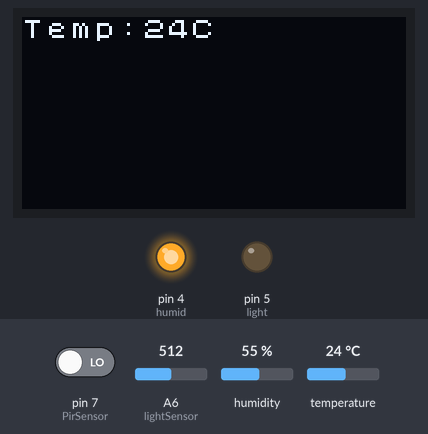
A sketch run on a simulated Arduino Nano, built with avr-gcc and run on an emulated ATmega328P. Parts: 128×64 one-colour display, output pins drawn as LEDs (lit = HIGH). Inputs (shaded band) come from the test bench; at power-on: temperature 24 °C, A6 (lightSensor) = 512, humidity 55 %, pin 7 (PirSensor) LOW.

Above: at 1.2 s.
1.3 s: temperature set to 12 °C
At 2.8 s:
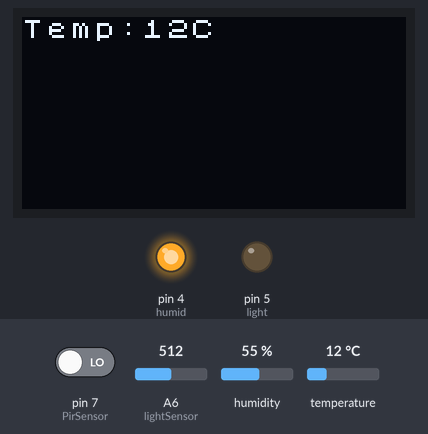
3.6 s: A6 (lightSensor) set to 337
5.1 s: A6 (lightSensor) set to 309
At 6.0 s:
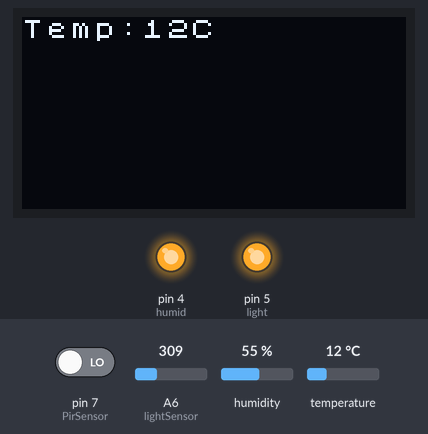
6.7 s: humidity set to 59 %
10.1 s: humidity set to 62 %
At 12.3 s:
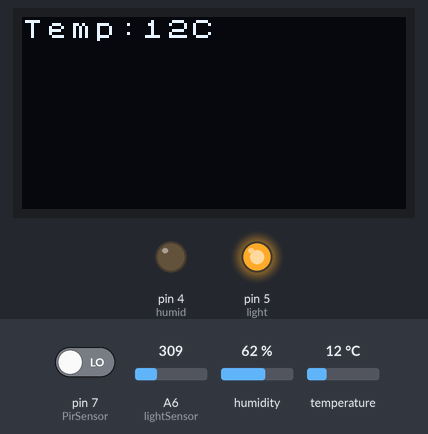
12.6 s: A6 (lightSensor) set to 511
At 13.6 s:
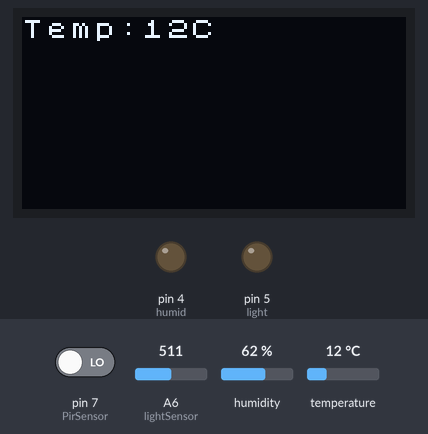
Timing chart, 0 to 15.2 s (numbered marks = the images above; inputs shaded):
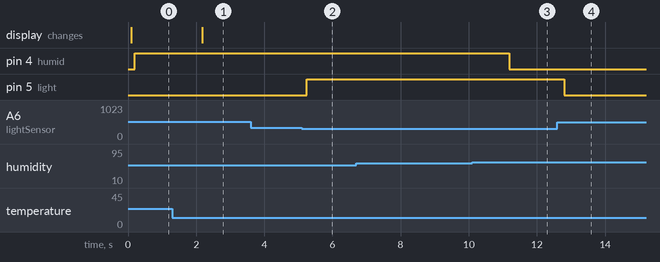

Measured:
- the behaviour switches between 325 and 324 on A6 (lightSensor) (found by bisection; images 1 and 2)
- the behaviour switches between 60 and 61 % on humidity (found by bisection; images 2 and 3)
- after the input at 1.3 s, the display: first changes after 0.88 s (image 1 shows a later state)
- after the input at 3.6 s, every drawn part: stays the same
- after the input at 5.1 s, pin 5 (light): LOW → HIGH after 0.14 s
- after the input at 6.7 s, every drawn part: stays the same
- after the input at 10.1 s, pin 4 (humid): HIGH → LOW after 1.1 s
- after the input at 12.6 s, pin 5 (light): HIGH → LOW after 0.19 s

The sketch:

smart_room.ino
```cpp
//codes are also imported from groove beginner kit.
//Temperature and Humidity Sensor
#include "DHT.h"
#include <Arduino.h>
#include <U8x8lib.h>

#define DHTPIN 3 // what pin we're connected to
#define DHTTYPE DHT11 // DHT 11
DHT dht(DHTPIN, DHTTYPE);
U8X8_SSD1306_128X64_ALT0_HW_I2C u8x8(/* reset=*/ U8X8_PIN_NONE);

//output (relay)
const int humid=4;//humidifier
const int light=5;//light source

//input (sensors)
const int lightSensor=A6;
const int PirSensor  =7;

//internal variables
int temperature,humidity;
int motion,lightvalue;

void setup() {
  pinMode(humid,OUTPUT);//initialize relay for humidifier
 pinMode(light,OUTPUT);//initialize relay for light source
 pinMode(lightSensor,INPUT);//initialize light sensor
 pinMode(PirSensor,INPUT);//initialize pir sensor
  Serial.begin(9600);
 dht.begin();
 u8x8.begin();
 u8x8.setPowerSave(0);
 u8x8.setFlipMode(1);
 }

void loop() {
 temperature = dht.readTemperature();
 humidity = dht.readHumidity();
 motion=digitalRead(PirSensor);
 lightvalue= map(analogRead(lightSensor), 0, 1023, 0, 255);
 printTemp();
 printHumidity();
 printLightandmotion();
 lightlogic();
 humidifierlogic();

}
void lightlogic(){
  if ((lightvalue<=80)&&(motion=HIGH)) {
    digitalWrite(light, HIGH);   // turn RElay ON
    delay(150);
    }else {
      digitalWrite(light, LOW); // turn LED OFF
  }
}
void humidifierlogic(){
  if (humidity<=60) {
    digitalWrite(humid, HIGH);   // turn RElay ON
    delay(150);
    }else {
      digitalWrite(humid, LOW); // turn LED OFF
  }
}

void printTemp(){
 u8x8.setFont(u8x8_font_chroma48medium8_r);
 u8x8.setCursor(0, 0);
 u8x8.print("Temp:");
 u8x8.print(temperature);
 u8x8.print("C");
 u8x8.refreshDisplay();
}
void printHumidity(){
 u8x8.setFont(u8x8_font_chroma48medium8_r);
 u8x8.setCursor(0,33);
 u8x8.print("Humidity:");
 u8x8.print(humidity);
 u8x8.print("%");
 u8x8.refreshDisplay();
}
void printLightandmotion(){
 u8x8.setFont(u8x8_font_chroma48medium8_r);
 u8x8.setCursor(0, 50);
 u8x8.print("Light:");
 u8x8.print(lightvalue);
 u8x8.print("  ");
  u8x8.print(motion);

 u8x8.refreshDisplay();
}
```
